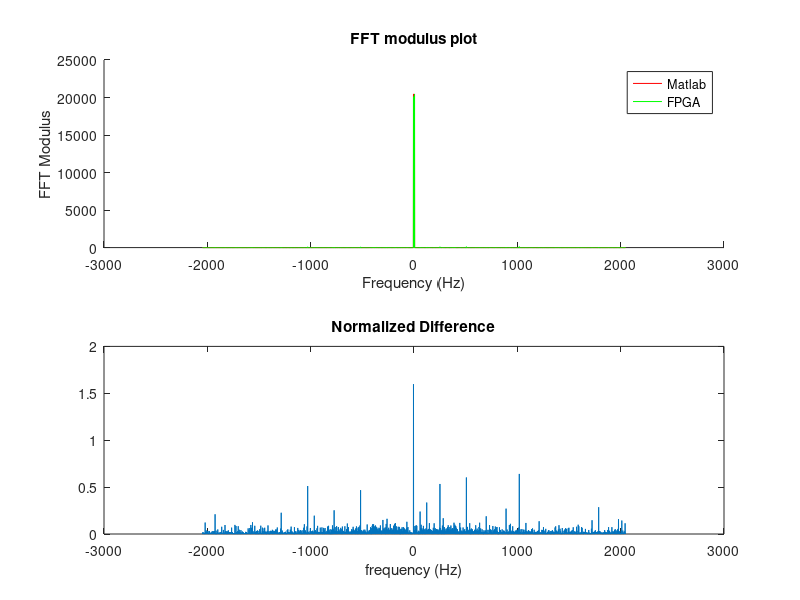

MATLAB code to generate this figure: (Note: this script raises an error after producing the figure.)

%%Collect the data from files

%Collect the input data
Input_fileID       = fopen('input_FFT.txt');
Input_data_cell    = textscan(Input_fileID, '%f%f');
fclose(Input_fileID);
Input_data         = Input_data_cell{1}+Input_data_cell{2}*1i;

%Collect the output data from FPGAs FFT
Output_fileID = fopen('output_FFT.txt');
Output_data_cell    = textscan(Output_fileID, '%f%f');
fclose(Output_fileID);
Output_data         = Output_data_cell{1}+Output_data_cell{2}*1i;

%%FFT operations and error calculation
Z = fft(Input_data);
%data reordering and flipping
Output_data = bitrevorder(flip(Output_data));
%modulus calculation
modZ_CPU  = abs(Z);
modZ_FPGA = abs(Output_data);
n_points  = length(modZ_CPU);
CPU_Results = [modZ_CPU((n_points/2+1):n_points);modZ_CPU(1:n_points/2)];
FPGA_Results = [modZ_FPGA((n_points/2+1):n_points);modZ_FPGA(1:n_points/2)];


%% Plot
f = (-n_points/2:(n_points/2-1));

figure
subplot(2,1,1)
title('FFT modulus plot')
hold on
plot(f,CPU_Results, 'r')
plot(f,FPGA_Results, 'g')
xlabel('Frequency (Hz)')
ylabel('FFT Modulus')
hold off
legend('Matlab','FPGA')

%%Mean square error calculation
mean = 1/n_points * sum(modZ_CPU);
RMS = 1/(n_points-1) * sum((modZ_FPGA-mean).^2);
rel_RMS = RMS/mean;

%%Normalizaton
norm_CPU  = modZ_CPU/max(modZ_CPU);
norm_FPGA = modZ_FPGA/max(modZ_FPGA);

%%Error Calculation and plot
%error = 2*(abs((modZ_CPU-modZ_FPGA))./(modZ_CPU+modZ_FPGA)); %Relative Percent Difference
%error = 2*(abs((norm_FPGA-norm_CPU))./(norm_CPU+norm_FPGA));
%error(isnan(error))=0; % the 0/0 indeterminate form gives now a 0% deviation
%error = abs((modZ_CPU-modZ_FPGA)./RMS);    %Sigma related error (not good)
error = abs(norm_CPU-norm_FPGA);
plot_error = [error((n_points/2+1):n_points);error(1:n_points/2)];
subplot(2,1,2)
plot(f,plot_error*100)
title('Normalized Difference')
xlabel('frequency (Hz)')
ytickformat('percentage')
